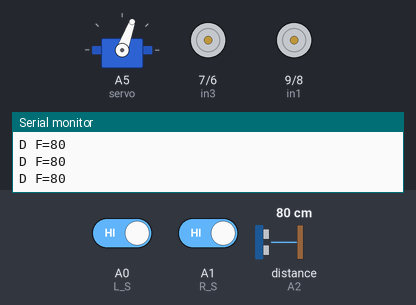
This sketch was run on a simulated Arduino Uno, built with avr-gcc and run on an emulated ATmega328P. On the bench: servo, motor-driver pin pairs drawn as motors (green arrow = first pin HIGH = forward, orange = second pin HIGH = backward, longer = more drive), the last lines printed to the serial monitor. Wiring (inferred from the names in the program): ultrasonic range finder: trigger A3; echo A2; servo: signal A5. The inputs (shaded band) are chosen by the test bench; at power-on: A0 (L_S) HIGH, A1 (R_S) HIGH, distance to the obstacle (sensor on A2) 80 cm. The echo pulse lasts 58.3 µs per cm; servo pulses on a pin are drawn as a servo (544–2400 µs = 0–180°).

Above: at 4.7 s.
4.8 s: A0 (L_S) driven LOW
At 5.7 s:
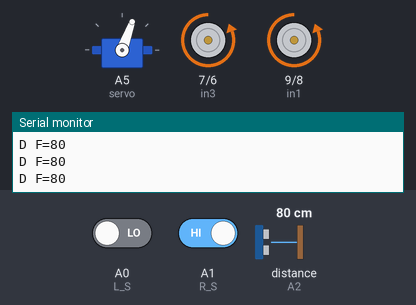
6.3 s: A1 (R_S) driven LOW
At 7.1 s:
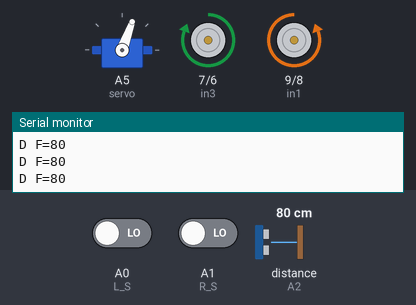
7.8 s: distance to the obstacle (sensor on A2) set to 18 cm
9.3 s: distance to the obstacle (sensor on A2) set to 14 cm
At 12.2 s:
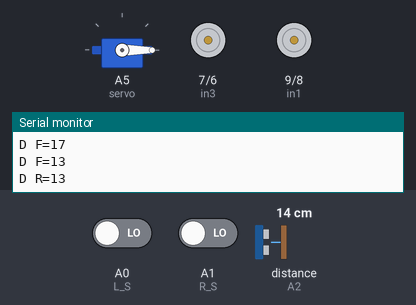
12.3 s: A0 (L_S) driven HIGH and A1 (R_S) driven HIGH
15.3 s: A0 (L_S) driven LOW
At 17.2 s:
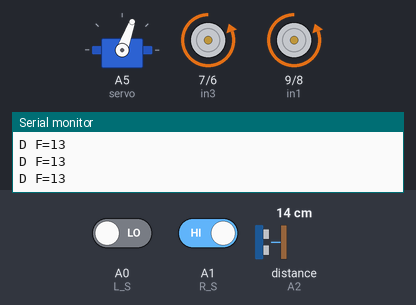
Timing chart, 0 to 18.7 s (numbered marks = the images above; inputs shaded):
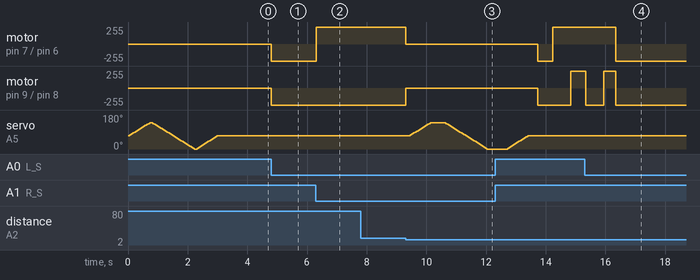

The sketch:

line_follower.ino
```cpp
// Line follower with obstacle avoidance (Arduino Uno).
//
// Two IR sensors follow a black line on a light floor. An HC-SR04 on a servo
// looks ahead; when something blocks the line, the robot scans left and right
// and drives around the obstacle on the side with more room.
//
// The motors are switched by a 2-channel relay module, so they always run at
// full speed: there are no enable / PWM pins.

// Motor relays
#define in1 9   // left motor, backward
#define in2 8   // left motor, forward
#define in3 7   // right motor, forward
#define in4 6   // right motor, backward

// IR line sensors: 0 = white floor, 1 = black line
#define L_S A0
#define R_S A1

// HC-SR04 ultrasonic sensor
#define echo    A2
#define trigger A3

// Servo that turns the ultrasonic sensor
#define servo A5

const int SET_DISTANCE_CM = 15;  // closer than this counts as an obstacle

int distance_L, distance_F, distance_R;

void setup() {
  Serial.begin(9600);

  pinMode(R_S, INPUT);
  pinMode(L_S, INPUT);
  pinMode(echo, INPUT);
  pinMode(trigger, OUTPUT);

  pinMode(in1, OUTPUT);
  pinMode(in2, OUTPUT);
  pinMode(in3, OUTPUT);
  pinMode(in4, OUTPUT);

  pinMode(servo, OUTPUT);

  // Sweep the sensor once at start-up and leave it facing forward (70 deg).
  for (int angle = 70; angle <= 140; angle += 5) servoPulse(servo, angle);
  for (int angle = 140; angle >= 0; angle -= 5)  servoPulse(servo, angle);
  for (int angle = 0; angle <= 70; angle += 5)   servoPulse(servo, angle);
  delay(500);
}

void loop() {
  distance_F = ultrasonicRead();
  Serial.print("D F="); Serial.println(distance_F);

  const int right = digitalRead(R_S);
  const int left = digitalRead(L_S);

  if (right == 0 && left == 0) {          // both on white: line is between them
    if (distance_F > SET_DISTANCE_CM) forward();
    else checkSide();
  } else if (right == 1 && left == 0) {   // right sensor on the line: turn right
    turnRight();
  } else if (right == 0 && left == 1) {   // left sensor on the line: turn left
    turnLeft();
  }
  // Both on black (a crossing or the end of the track): keep the last command.

  delay(10);
}

// Software servo pulse: 500 us at 0 deg, about 11 us per degree.
void servoPulse(int pin, int angle) {
  const int pulse = (angle * 11) + 500;
  digitalWrite(pin, HIGH);
  delayMicroseconds(pulse);
  digitalWrite(pin, LOW);
  delay(50);  // servo refresh period
}

// Distance in cm: speed of sound is ~29 us/cm, and the echo travels both ways.
long ultrasonicRead() {
  digitalWrite(trigger, LOW);
  delayMicroseconds(2);
  digitalWrite(trigger, HIGH);
  delayMicroseconds(10);
  digitalWrite(trigger, LOW);
  const long time = pulseIn(echo, HIGH, 30000);  // time out after ~5 m
  if (time == 0) return 999;                      // nothing in range
  return time / 29 / 2;
}

// Stop, look right and left, then avoid the obstacle.
void checkSide() {
  Stop();
  delay(100);

  for (int angle = 70; angle <= 140; angle += 5) servoPulse(servo, angle);
  delay(300);
  distance_R = ultrasonicRead();
  Serial.print("D R="); Serial.println(distance_R);
  delay(100);

  for (int angle = 140; angle >= 0; angle -= 5) servoPulse(servo, angle);
  delay(500);
  distance_L = ultrasonicRead();
  Serial.print("D L="); Serial.println(distance_L);
  delay(100);

  for (int angle = 0; angle <= 70; angle += 5) servoPulse(servo, angle);
  delay(300);
  compareDistance();
}

// Drive around the obstacle on the freer side and turn back towards the line.
void compareDistance() {
  if (distance_L > distance_R) {
    turnLeft();  delay(500);
    forward();   delay(600);
    turnRight(); delay(500);
    forward();   delay(600);
    turnRight(); delay(400);
  } else {
    turnRight(); delay(500);
    forward();   delay(600);
    turnLeft();  delay(500);
    forward();   delay(600);
    turnLeft();  delay(400);
  }
}

// ---------------------------------------------------------------------------
// Movement
// ---------------------------------------------------------------------------
void forward() {
  digitalWrite(in1, LOW);
  digitalWrite(in2, HIGH);
  digitalWrite(in3, HIGH);
  digitalWrite(in4, LOW);
}

void backward() {
  digitalWrite(in1, HIGH);
  digitalWrite(in2, LOW);
  digitalWrite(in3, LOW);
  digitalWrite(in4, HIGH);
}

void turnRight() {  // left wheel forward, right wheel backward
  digitalWrite(in1, LOW);
  digitalWrite(in2, HIGH);
  digitalWrite(in3, LOW);
  digitalWrite(in4, HIGH);
}

void turnLeft() {   // left wheel backward, right wheel forward
  digitalWrite(in1, HIGH);
  digitalWrite(in2, LOW);
  digitalWrite(in3, HIGH);
  digitalWrite(in4, LOW);
}

void Stop() {
  digitalWrite(in1, LOW);
  digitalWrite(in2, LOW);
  digitalWrite(in3, LOW);
  digitalWrite(in4, LOW);
}
```

Measured:
- the behaviour switches between 17 and 16 cm on distance to the obstacle (sensor on A2) (found by bisection; images 2 and 3)
- after the input at 4.8 s, motor on pin 7 (in3) / pin 6 (in4), motor on pin 9 (in1) / pin 8 (in2): stopped → backward 255/255 at once
- after the input at 6.3 s, motor on pin 7 (in3) / pin 6 (in4): backward 255/255 → forward 255/255 at once
- after the input at 9.3 s, motor on pin 7 (in3) / pin 6 (in4): forward 255/255 → stopped at once; motor on pin 9 (in1) / pin 8 (in2): backward 255/255 → stopped at once; servo on A5 (servo): rises from 70° to 140° in 0.67 s, then falls to 0° in 1.9 s
- after the input at 15.3 s, motor on pin 7 (in3) / pin 6 (in4): forward 255/255 → backward 255/255 after 1.1 s
